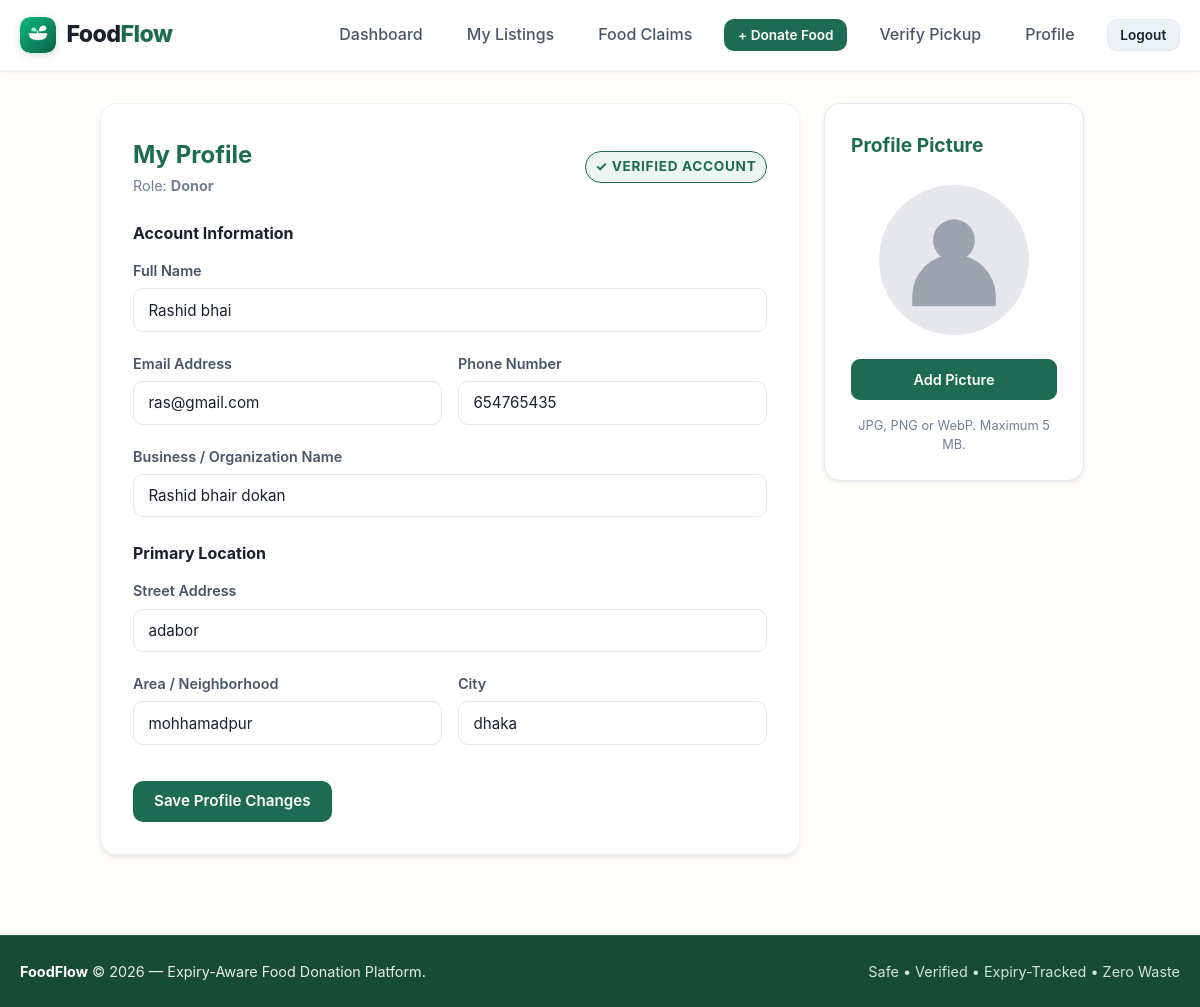
The page /profile/ (signed in) on the database its author committed.
### accounts/models.py (models this page shows, shortened)
class User(AbstractUser):
    ROLE_DONOR = 'donor'
    ROLE_RECIPIENT = 'recipient'
    ROLE_CHOICES = [
        (ROLE_DONOR, 'Donor'),
        (ROLE_RECIPIENT, 'Recipient'),
    ]
    full_name = models.CharField(
        max_length=150,
        blank=True,
        help_text="Full Name of the user"
    )
    role = models.CharField(
        max_length=20,
        choices=ROLE_CHOICES,
        default=ROLE_RECIPIENT,
        help_text="Designates whether this user registers as a food Donor or Recipient."
    )
    phone = models.CharField(
        max_length=20,
        blank=True,
        null=True,
        help_text="Contact telephone number"
    )
    profile_picture = models.ImageField(
        upload_to='profile_pictures/',
        blank=True,
        null=True
    )
    @property
    def is_donor(self):
        return self.role == self.ROLE_DONOR
    @property
    def is_recipient(self):
        return self.role == self.ROLE_RECIPIENT

class Donor(models.Model):
    DONOR_TYPE_CHOICES = [
        ('restaurant', 'Restaurant'),
        ('household', 'Household'),
        ('grocer', 'Grocer / Supermarket'),
        ('event', 'Event / Catering'),
        ('other', 'Other Donor'),
    ]
    user = models.OneToOneField(
        User,
        on_delete=models.CASCADE,
        related_name='donor_profile'
    )
    donor_type = models.CharField(
        max_length=30,
        choices=DONOR_TYPE_CHOICES,
        default='restaurant'
    )
    organization_name = models.CharField(
        max_length=150,
        blank=True,
        null=True,
        help_text="Business or organization name (optional for households)"
    )
    location = models.ForeignKey(
        'locations.Location',
        on_delete=models.PROTECT,
        related_name='donors'
    )
    is_verified = models.BooleanField(
        default=False,
        help_text="Designates if this donor is verified by platform administrators"
    )
    created_at = models.DateTimeField(auto_now_add=True)
    class Meta:
        verbose_name = "Donor Profile"
        verbose_name_plural = "Donor Profiles"

### locations/models.py (models this page shows, shortened)
class Location(models.Model):
    address = models.CharField(max_length=255, help_text="Street address or building details")
    area = models.CharField(max_length=100, db_index=True, help_text="Neighborhood or area name")
    city = models.CharField(max_length=100, db_index=True, help_text="City name")
    latitude = models.DecimalField(max_digits=9, decimal_places=6, null=True, blank=True)
    longitude = models.DecimalField(max_digits=9, decimal_places=6, null=True, blank=True)
    class Meta:
        verbose_name = "Location"
        verbose_name_plural = "Locations"
        indexes = [
            models.Index(fields=['area'], name='loc_area_idx'),
            models.Index(fields=['city'], name='loc_city_idx'),
        ]
        constraints = [
            models.UniqueConstraint(
                fields=['address', 'area', 'city'],
                name='unique_location_address'
            )
        ]

### accounts/views.py (the view)
# urls.py: path('profile/', views.profile_view, name='profile'),
@login_required
def profile_view(request):
    user = request.user
    location = None
    profile = None
    if user.is_donor and hasattr(user, 'donor_profile'):
        profile = user.donor_profile
        location = profile.location
    elif user.is_recipient and hasattr(user, 'recipient_profile'):
        profile = user.recipient_profile
        location = profile.location
    if request.method == 'POST':
        form = ProfileUpdateForm(request.POST, instance=user)
        if form.is_valid():
            with transaction.atomic():
                user = form.save()
                new_loc = Location.get_or_create_location(
                    address=form.cleaned_data['address'],
                    area=form.cleaned_data['area'],
                    city=form.cleaned_data['city']
                )
                if profile:
                    profile.organization_name = form.cleaned_data.get('organization_name', '').strip()
                    profile.location = new_loc
                    profile.save()
                messages.success(request, "Your profile details have been updated successfully.")
                return redirect('accounts:profile')
        else:
            messages.error(request, "Please fix the errors below.")
    else:
        initial_data = {}
        if location:
            initial_data.update({
                'address': location.address,
                'area': location.area,
                'city': location.city,
            })
        if profile:
            initial_data['organization_name'] = profile.organization_name or ''
        form = ProfileUpdateForm(instance=user, initial=initial_data)
    context = {
        'form': form,
        'profile': profile,
        'location': location,
    }
    return render(request, 'accounts/profile.html', context)

### accounts/forms.py (shortened to what this page needs)
class ProfileUpdateForm(forms.ModelForm):
    full_name = forms.CharField(max_length=150, required=True, widget=forms.TextInput(attrs={'class': 'form-input'}))
    organization_name = forms.CharField(max_length=150, required=False, widget=forms.TextInput(attrs={'class': 'form-input'}))
    address = forms.CharField(max_length=255, required=True, widget=forms.TextInput(attrs={'class': 'form-input', 'placeholder': 'Street address'}))
    area = forms.CharField(max_length=100, required=True, widget=forms.TextInput(attrs={'class': 'form-input', 'placeholder': 'e.g. Dhanmondi / Banani / Mirpur / Uttara'}))
    city = forms.CharField(max_length=100, required=True, widget=forms.TextInput(attrs={
        'class': 'form-input',
        'placeholder': 'e.g. Dhaka, Gazipur, Barishal, Savar',
        'list': 'city-suggestions',
        'autocomplete': 'off'
    }))
    class Meta:
        model = User
        fields = ['full_name', 'email', 'phone']
        widgets = {
            'email': forms.EmailInput(attrs={'class': 'form-input'}),
            'phone': forms.TextInput(attrs={'class': 'form-input'}),
        }

### notifications/views.py (called while the page is built)
def unread_notification_context(request):
    if request.user.is_authenticated and request.user.is_recipient and hasattr(request.user, 'recipient_profile'):
        count = Notification.objects.filter(recipient=request.user.recipient_profile, is_read=False).count()
        return {'unread_notifications_count': count}
    return {'unread_notifications_count': 0}

### templates/accounts/profile.html (shortened to what this page needs)
{% extends 'base.html' %}
{% block content %}
<div class="profile-layout">
<div class="form-card" style="max-width: 700px;">
    <div style="display: flex; justify-content: space-between; align-items: center; margin-bottom: 1.5rem;">
        <div>
            <h2 style="color: var(--green-700);">My Profile</h2>
            <p style="color: var(--grey-500); font-size: 0.9rem;">
                Role: <strong>{{ user.get_role_display }}</strong>
            </p>
        </div>
        <div>
            {% if user.is_superuser or user.is_staff %}
                <span class="badge badge-available" style="font-size: 0.85rem;">Staff Administrator</span>
            {% elif profile and profile.is_verified %}
                <span class="badge badge-available" style="font-size: 0.85rem;">✓ Verified Account</span>
            {% else %}
                <span class="badge badge-claimed" style="font-size: 0.85rem;">Pending Admin Verification</span>
            {% endif %}
        </div>
    </div>
    <form method="post" novalidate>
        <h4 style="color: var(--ink); margin-bottom: 0.75rem;">Account Information</h4>
        <div class="form-group">
            <label class="form-label">Full Name</label>
            {{ form.full_name }}
        </div>
        <div class="form-row">
            <div class="form-group">
                <label class="form-label">Email Address</label>
                {{ form.email }}
            </div>
            <div class="form-group">
                <label class="form-label">Phone Number</label>
                {{ form.phone }}
            </div>
        </div>
        {% if user.is_donor or user.is_recipient %}
        <div class="form-group">
            <label class="form-label">
                {% if user.is_donor %}
                    Business / Organization Name
                {% else %}
                    Organization Name
                {% endif %}
            </label>
            {{ form.organization_name }}
        </div>
        {% endif %}
        <h4 style="color: var(--ink); margin: 1.5rem 0 0.75rem;">Primary Location</h4>
        <div class="form-group">
            <label class="form-label">Street Address</label>
            {{ form.address }}
        </div>
        <div class="form-row">
            <div class="form-group">
                <label class="form-label">Area / Neighborhood</label>
                {{ form.area }}
            </div>
            <div class="form-group">
                <label class="form-label">City</label>
                {{ form.city }}
            </div>
        </div>
        <button type="submit" class="btn btn-primary" style="margin-top: 1rem;">
            Save Profile Changes
        </button>
    </form>
</div>
    <aside class="picture-panel">
        <h3>Profile Picture</h3>
        <div class="picture-avatar">
            {% if user.profile_picture %}
                <img src="{{ user.profile_picture.url }}"
                     alt="Your profile picture">
            {% else %}
                <svg viewBox="0 0 100 100"
                     fill="currentColor"
                     aria-hidden="true">
                    <circle cx="50" cy="32" r="19"></circle>
                    <path d="M12 92v-9a38 38 0 0 1 76 0v9z"></path>
                </svg>
            {% endif %}
        </div>
        <div class="picture-actions">
            <form method="post"
                  action="{% url 'accounts:profile_picture_update' %}"
                  enctype="multipart/form-data"
                  class="picture-upload">
                <label for="profile-picture-input"
                       class="picture-button {% if not user.profile_picture %}picture-button-add{% endif %}">
                    {% if user.profile_picture %}
                        Replace
                    {% else %}
                        Add Picture
                    {% endif %}
                </label>
            </form>
        </div>
        <p class="picture-help">
            JPG, PNG or WebP. Maximum 5 MB.
        </p>
    </aside>
</div>
{% endblock %}

### static/css/styles.css (style rules this page uses)
:root { --green-700: #1E6B54; --green-600: #258568; --green-50: #EDF5F2; --amber-600: #B7791F; --amber-50: #FEFCF5; --red-600: #C53030; --red-50: #FFF5F5; --grey-500: #718096; --grey-100: #F7FAFC; --grey-200: #EDF2F7; --grey-300: #E2E8F0; --grey-700: #4A5568; --ink: #1A202C; --white: #FFFFFF; --container-max: 1200px; --radius-sm: 6px; --radius-md: 10px; --radius-lg: 16px; --shadow-sm: 0 1px 3px rgba(0,0,0,0.08); --shadow-md: 0 4px 6px -1px rgba(0,0,0,0.08), 0 2px 4px -1px rgba(0,0,0,0.04); --shadow-lg: 0 10px 15px -3px rgba(0,0,0,0.08), 0 4px 6px -2px rgba(0,0,0,0.04); --font-main: -apple-system, BlinkMacSystemFont, "Segoe UI", Roboto, Oxygen, Ubuntu, Cantarell, "Open Sans", "Helvetica Neue", sans-serif; }
*, *::before, *::after { box-sizing: border-box; margin: 0; padding: 0; }
body { font-family: var(--font-main); color: var(--ink); background-color: var(--grey-100); line-height: 1.6; min-height: 100vh; display: flex; flex-direction: column; }
.btn { display: inline-flex; align-items: center; justify-content: center; gap: 0.5rem; padding: 0.65rem 1.25rem; font-size: 0.95rem; font-weight: 600; border-radius: var(--radius-md); border: 1px solid transparent; cursor: pointer; text-decoration: none; transition: all 0.2s ease; font-family: inherit; line-height: 1.2; }
.btn-primary { background-color: var(--green-700); color: var(--white); }
.badge { display: inline-flex; align-items: center; padding: 0.25rem 0.6rem; border-radius: 9999px; font-size: 0.75rem; font-weight: 700; text-transform: uppercase; letter-spacing: 0.05em; }
.badge-available { background-color: var(--green-50); color: var(--green-700); border: 1px solid var(--green-700); }
.form-card { background: var(--white); border-radius: var(--radius-lg); border: 1px solid var(--grey-200); box-shadow: var(--shadow-md); padding: 2rem; max-width: 650px; margin: 0 auto; }
.form-group { margin-bottom: 1.25rem; }
.form-label { display: block; font-weight: 600; font-size: 0.9rem; color: var(--grey-700); margin-bottom: 0.4rem; }
.form-input, .form-select, .form-textarea { width: 100%; padding: 0.7rem 0.9rem; font-size: 0.95rem; font-family: inherit; border: 1px solid var(--grey-300); border-radius: var(--radius-md); background-color: var(--white); color: var(--ink); transition: border-color 0.2s, box-shadow 0.2s; }
.form-row { display: grid; grid-template-columns: 1fr 1fr; gap: 1rem; }

### templates/accounts/profile.html (style rules this page uses)
.profile-layout { position: relative; max-width: 700px; margin: 0 auto; }
.profile-layout > .form-card { width: 100%; box-sizing: border-box; }
.picture-panel { position: absolute; top: 0; left: calc(100% + 24px); width: 280px; padding: 26px; box-sizing: border-box; background: white; border: 1px solid #e2e8f0; border-radius: 16px; box-shadow: 0 2px 5px rgba(0, 0, 0, 0.08); text-align: center; }
.picture-panel h3 { margin: 0 0 24px; color: var(--green-700); text-align: left; font-size: 1.2rem; }
.picture-avatar { width: 150px; height: 150px; margin: 0 auto 24px; border-radius: 50%; overflow: hidden; background: #e5e7eb; display: flex; align-items: center; justify-content: center; }
.picture-avatar svg { width: 110px; height: 110px; color: #9ca3af; }
.picture-actions { display: flex; gap: 10px; }
.picture-actions > form { flex: 1; min-width: 0; }
.picture-button { display: flex; align-items: center; justify-content: center; width: 100%; min-height: 40px; padding: 8px 12px; box-sizing: border-box; border: 1px solid #d5deea; border-radius: 9px; background: #f5f7fa; color: #17202e; font: inherit; font-size: 0.9rem; font-weight: 600; cursor: pointer; }
.picture-button-add { background: var(--green-700); border-color: var(--green-700); color: white; }
.picture-help { margin: 16px 0 0; color: var(--grey-500); font-size: 0.8rem; line-height: 1.5; }
@media (max-width: 1350px) { .profile-layout { max-width: 1000px; display: grid; grid-template-columns: minmax(0, 700px) 260px; gap: 24px; align-items: start; } }
@media (max-width: 1350px) { .picture-panel { position: static; width: 100%; } }

### rows shown on the page
User: role "Donor", full_name "Rashid bhai", email "ras@gmail.com", phone "654765435"
Donor: organization_name "Rashid bhair dokan"
Location: address "adabor", area "mohhamadpur", city "dhaka"
